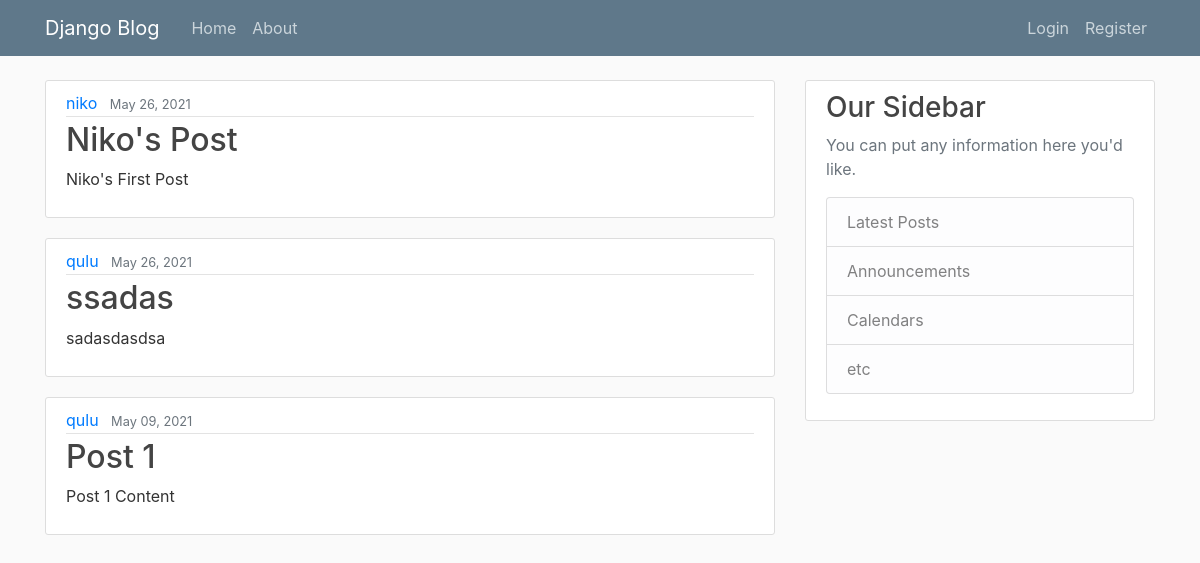
The page / on the database its author committed.
### blogs/models.py (models this page shows, shortened)
class Post(models.Model):
    title = models.CharField(max_length=100)
    content = models.TextField()
    date_posted = models.DateTimeField(default=timezone.now)
    author = models.ForeignKey(User, on_delete=models.CASCADE)

### blogs/views.py (the view)
# urls.py: path('', PostListView.as_view(), name='blogs-home'),
class PostListView(ListView):
    model = Post
    template_name = 'blogs/home.html'
    context_object_name = 'posts'
    ordering = ['-date_posted']

### blogs/templates/blogs/home.html
{% extends "blogs/base.html" %}
{% block content %}
    {% for post in posts %}
        <article class="media content-section">
          <div class="media-body">
            <div class="article-metadata">
              <a class="mr-2" href="#">{{ post.author }}</a>
              <small class="text-muted">{{ post.date_posted|date:"F d, Y" }}</small>
            </div>
            <h2><a class="article-title" href="{% url 'blogs-detail' post.id %}">{{ post.title }}</a></h2>
            <p class="article-content">{{ post.content }}</p>
          </div>
        </article>
    {% endfor %}
{% endblock content %}

### blogs/static/blogs/main.css (style rules this page uses)
body { background: #fafafa; color: #333333; margin-top: 5rem; }
h1, h2, h3, h4, h5, h6 { color: #444444; }
.content-section { background: #ffffff; padding: 10px 20px; border: 1px solid #dddddd; border-radius: 3px; margin-bottom: 20px; }
.article-title { color: #444444; }
.article-content { white-space: pre-line; }
.article-metadata { padding-bottom: 1px; margin-bottom: 4px; border-bottom: 1px solid #e3e3e3 }

### rows shown on the page
Post: author "niko", date_posted "May 26, 2021", title "Niko's Post", content "Niko's First Post"
Post: author "qulu", date_posted "May 26, 2021", title "ssadas", content "sadasdasdsa"
Post: author "qulu", date_posted "May 09, 2021", title "Post 1", content "Post 1 Content"
